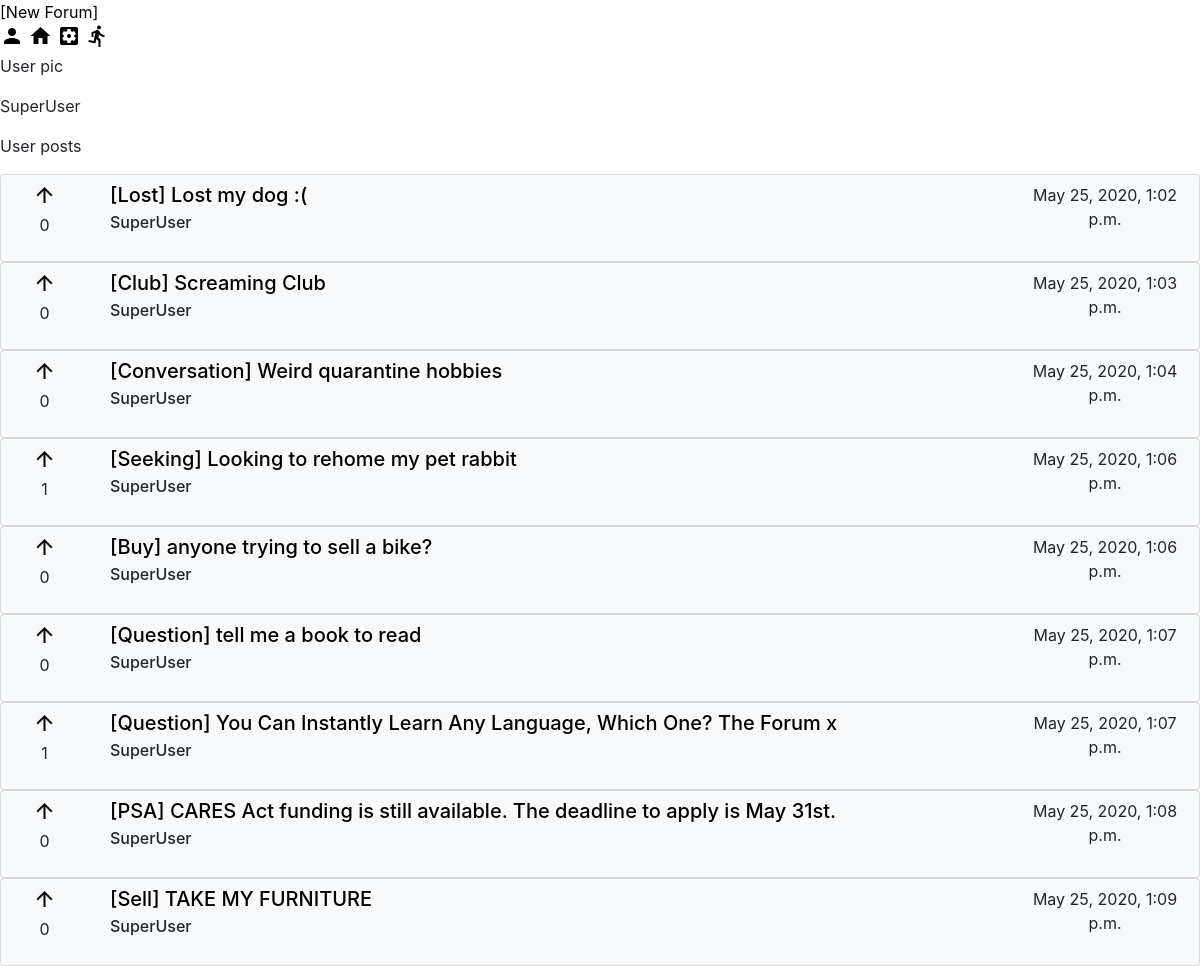
The app's page /users/profile/ (signed in) with its own data.
### posts/models.py (models this page shows, shortened)
class Post(models.Model):
	author = models.ForeignKey(User, on_delete=models.CASCADE) # Deletes post when user is deleted, will want to change so post dosent get removed
	subject = models.CharField(max_length=100)
	content = models.TextField()
	date_posted = models.DateTimeField(default=timezone.now)
	last_edit = models.DateTimeField(auto_now=True)
	locked = models.BooleanField(default=False)
	tags = models.ManyToManyField('posts.Tag', related_name='tags')
	upvotes = models.ManyToManyField(User, related_name="upvotes")

class Tag(models.Model):
	title = models.CharField(max_length=100)
	def __str__(self):
		return self.title

### users/views.py (the view)
# urls.py: path('profile/', views.profile, name='users-profile'),
@login_required
def profile(request):
	user = request.user
	context={
		'user': user,
		'posts': Post.objects.filter(author = user)
	}
	return render(request, 'users/profile_page.html', context)

### users/templates/users/profile_page.html (shortened to what this page needs)
{% extends "users/base.html" %}
{% block content %}
<div class="mdc-layout-grid">
	<div class="mdc-layout-grid__inner">
		<div class="mdc-layout-grid__cell--span-2">
			<p>User pic</p>
			<p>{{user.username}}</p>
		</div>
		<div class="mdc-layout-grid__cell--span-10">
			<p>User posts</p>
			{% for post in posts %}
				<div class="card bg-light">
					<div class="card-body p-2">
						<div class="row">
							<div class="col-1" align="center">
								<a href="{% url 'upvote' post.id %}"><i class="material-icons">arrow_upward</i><a/>
								<p>{{ post.upvotes.count }}</p>
							</div>
							<div class="col-9">
								<h5 class="card-title"><a href="{% url 'posts-detail' post.pk %}">
									{% for tag in post.tags.all %}
										[{{ tag }}]
									{% endfor %}
									{{ post.subject }}
								</a></h5>
								<h6 class="card-subtitle">{{ post.author }}</h6>
							</div>
							<div class="col-2">
								<p class="text-center">{{ post.date_posted }}</p>
							</div>
						</div>
					</div>
				</div>
	{% endfor %}
		</div>
	</div>
</div>
{% endblock content %}

### static/css/main.css (style rules this page uses)
:root { --mdc-theme-primary: #c49000; --mdc-theme-secondary: #1e88e5; --mdc-theme-background: black; --mdc-theme-surface: #fff; --mdc-theme-error: orange; --mdc-theme-on-primary: red; --mdc-theme-on-secondary: #fff; --mdc-theme-on-surface: yellow; --mdc-theme-on-error: #fff; --mdc-theme-text-primary-on-background: rgba(0, 0, 0, 0.87); --mdc-theme-text-secondary-on-background: rgba(0, 0, 0, 0.54); --mdc-theme-text-hint-on-background: rgba(0, 0, 0, 0.38); --mdc-theme-text-disabled-on-background: yellow; --mdc-theme-text-icon-on-background: rgba(0, 0, 0, 0.38); --mdc-theme-text-primary-on-light: rgba(0, 0, 0, 0.87); --mdc-theme-text-secondary-on-light: rgba(0, 0, 0, 0.54); --mdc-theme-text-hint-on-light: rgba(0, 0, 0, 0.38); --mdc-theme-text-disabled-on-light: rgba(0, 0, 0, 0.38); --mdc-theme-text-icon-on-light: rgba(0, 0, 0, 0.38); --mdc-theme-text-primary-on-dark: white; --mdc-theme-text-secondary-on-dark: rgba(255, 255, 255, 0.7); --mdc-theme-text-hint-on-dark: rgba(255, 255, 255, 0.5); --mdc-theme-text-disabled-on-dark: rgba(255, 255, 255, 0.5); --mdc-theme-text-icon-on-dark: rgba(255, 255, 255, 0.5); }
a { color: black; }

### records on screen
Post: upvotes.count "0", subject "Lost my dog :(", author "SuperUser", date_posted "May 25, 2020, 1:02 p.m."
Tag: title "Lost"
Post: upvotes.count "0", subject "Screaming Club", author "SuperUser", date_posted "May 25, 2020, 1:03 p.m."
Tag: title "Club"
Post: upvotes.count "0", subject "Weird quarantine hobbies", author "SuperUser", date_posted "May 25, 2020, 1:04 p.m."
Tag: title "Conversation"
Post: upvotes.count "1", subject "Looking to rehome my pet rabbit", author "SuperUser", date_posted "May 25, 2020, 1:06 p.m."
Tag: title "Seeking"
Post: upvotes.count "0", subject "anyone trying to sell a bike?", author "SuperUser", date_posted "May 25, 2020, 1:06 p.m."
Tag: title "Buy"
Post: upvotes.count "0", subject "tell me a book to read", author "SuperUser", date_posted "May 25, 2020, 1:07 p.m."
Tag: title "Question"
Post: upvotes.count "1", subject "You Can Instantly Learn Any Language, Which One? The Forum x", author "SuperUser", date_posted "May 25, 2020, 1:07 p.m."
Post: upvotes.count "0", subject "CARES Act funding is still available. The deadline to apply is May 31st.", author "SuperUser", date_posted "May 25, 2020, 1:08 p.m."
Tag: title "PSA"
Post: upvotes.count "0", subject "TAKE MY FURNITURE", author "SuperUser", date_posted "May 25, 2020, 1:09 p.m."
Tag: title "Sell"

### other values on screen
{{ user.username }} "SuperUser"
